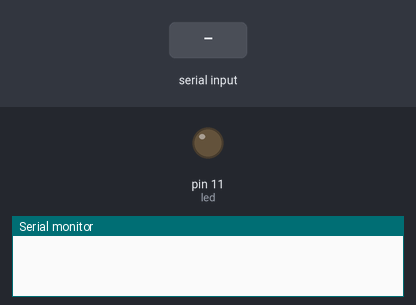
The sketch below on a simulated Arduino Uno, built with avr-gcc and run on an emulated ATmega328P. Shown: output pins drawn as LEDs (lit = HIGH), the last lines printed to the serial monitor. Inputs (shaded band) come from the test bench.

Above: at 1.2 s.
1.3 s: "90,45\n" received over Serial
At 2.4 s:
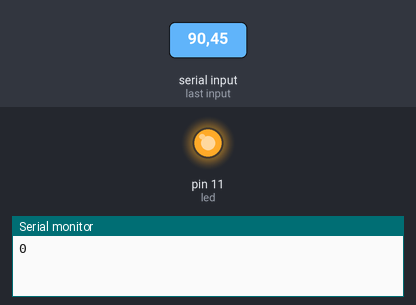
Timing chart, 0 to 18.5 s (numbered marks = the images above; inputs shaded):
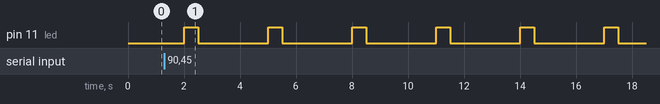

Measured:
- by itself, pin 11 (led): alternates HIGH for 0.50 s and LOW for 2.5 s

The sketch:

Prueba2.0.ino
```cpp
const double p=8,led=11;
volatile int t,t2;
char t1;

void setup() {
  Serial.begin(115200);
  pinMode(led, OUTPUT);
  digitalWrite(led,LOW);
}

void loop() {
  if(Serial.available()>0){
    t1=Serial.read();
    t2=abs(t1-48);
    t=t2;
    Serial.println(t1);
  }
  delay(2000);
  Serial.println(t);
  digitalWrite(led, HIGH);   // turn the LED on (HIGH is the voltage level)
  delay(500);                       // wait for a second
  digitalWrite(led, LOW);    // turn the LED off by making the voltage LOW
  delay(500);
  //delay((p-t)*100);                       // wait for a second
  }
```
